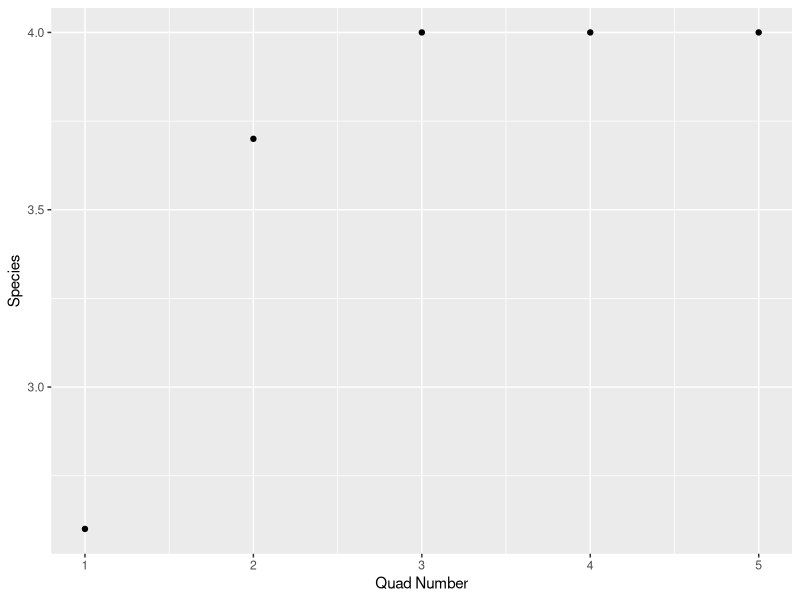
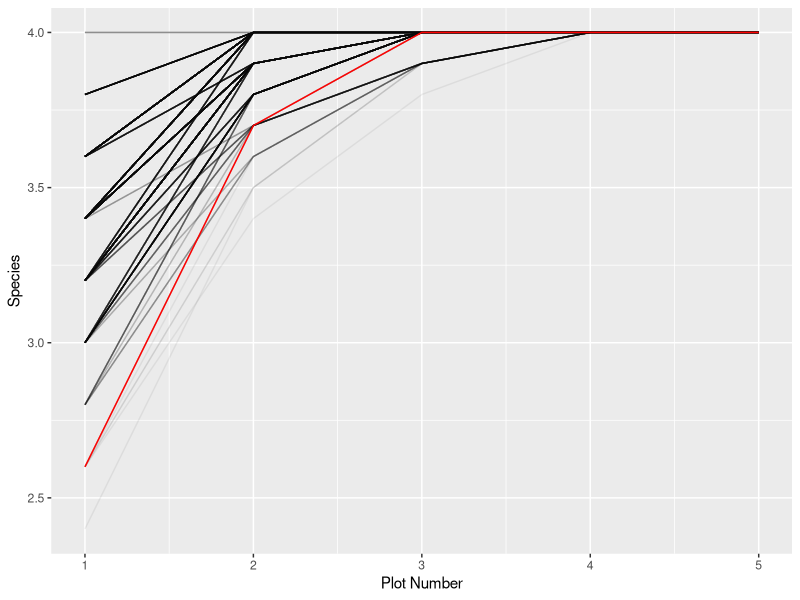

R code for these plots, in order:
## ---- chunk 1
library(tidyverse)
tick <- tibble("Plot" = c(rep(1, 6),
                              rep(2, 8),
                              rep(3, 4),
                              rep(4, 9),
                              rep(5, 9)),
                "Species_Name" = c("AA", rep("DV", 3),
                              rep("AA", 4),
                              rep("DV", 3),
                              rep("AM", 5), rep("DA", 3), rep("DA", 5), "DV",
                              "AM", rep("DA", 3),
                              "DA",
                              rep("DA", 2), rep("AA", 2), rep("DV", 2)))
## ---- chunk 2
sm <- function(quads, nsps, pres){
  ms <- 1:quads
  out <- rep(NA, length(ms))
  for(mm in ms){
    ss <- 0
    for(ii in 1:length(nsps)){
      ss <- ss+ (1- choose((quads - pres[ii]), mm) / choose(quads, mm))
    }
    out[mm] <- ss
  }
  return(out)
}

tick |> group_by(Species_Name) |>
  tally()

tick |> group_by(Species_Name) |>
  summarise("pres" = length(unique(Plot)))

quads <- 5
pres <- c(3, 3, 3, 4) 
nsps <- c(7, 6, 14, 9)


out <- sm(quads, nsps, pres)

oo <- tibble("quads" = 1:5,
             "Sp" = out)

oo |>
  ggplot(aes(quads, Sp)) +
  geom_point() +
  scale_x_continuous(breaks = 1:5) +
  labs(x = "Quad Number", y = "Species")

## ---- chunk 3

niter <- 1000

tick.s <- tick

out.s <- matrix(data = NA, nrow = niter, ncol = quads)


for (ii in 1:niter) {
 tick.s$Plot <- sample(1:quads, size = nrow(tick), replace = TRUE)

  nsps <- tick.s |>  
    count(Species_Name)
  
  pres <- tick.s |>  
    group_by(Species_Name) |> 
    summarise("pres" = length(unique(Plot)))
  
  out.s[ii,] <- sm(quads, nsps$n, pres$pres)

}
## ---- chunk 4
out.st <- t(out.s)
out.st <- as.data.frame(out.st)
out.st$Plot <- 1:5
out.tib <- pivot_longer(out.st, -Plot,
                        names_to = "Iter",
                        values_to = "Sp")

  ggplot() +
  geom_line(data = out.tib, aes(Plot, Sp, group = Iter), alpha = 1/16) +
  geom_line(data = oo, aes(quads, Sp), color = "red") +
  scale_x_continuous(breaks = 1:5) +
  labs(x = "Plot Number", y = "Species")
## ---- chunk 5
# Initialize vector to store p values per column
p_vals <- numeric(ncol(out.s))

# Loop over columns (plots)
for (ii in 1:ncol(out.s)) {
  # pull out sm values for plot
  sim_col <- out.s[, ii]
  
  # number of times sim is greater than real data
  num_successes <- sum(out[ii] >= sim_col)
  
  # Empirical p value for this column
  p_vals[ii] <- num_successes / length(sim_col)
}



